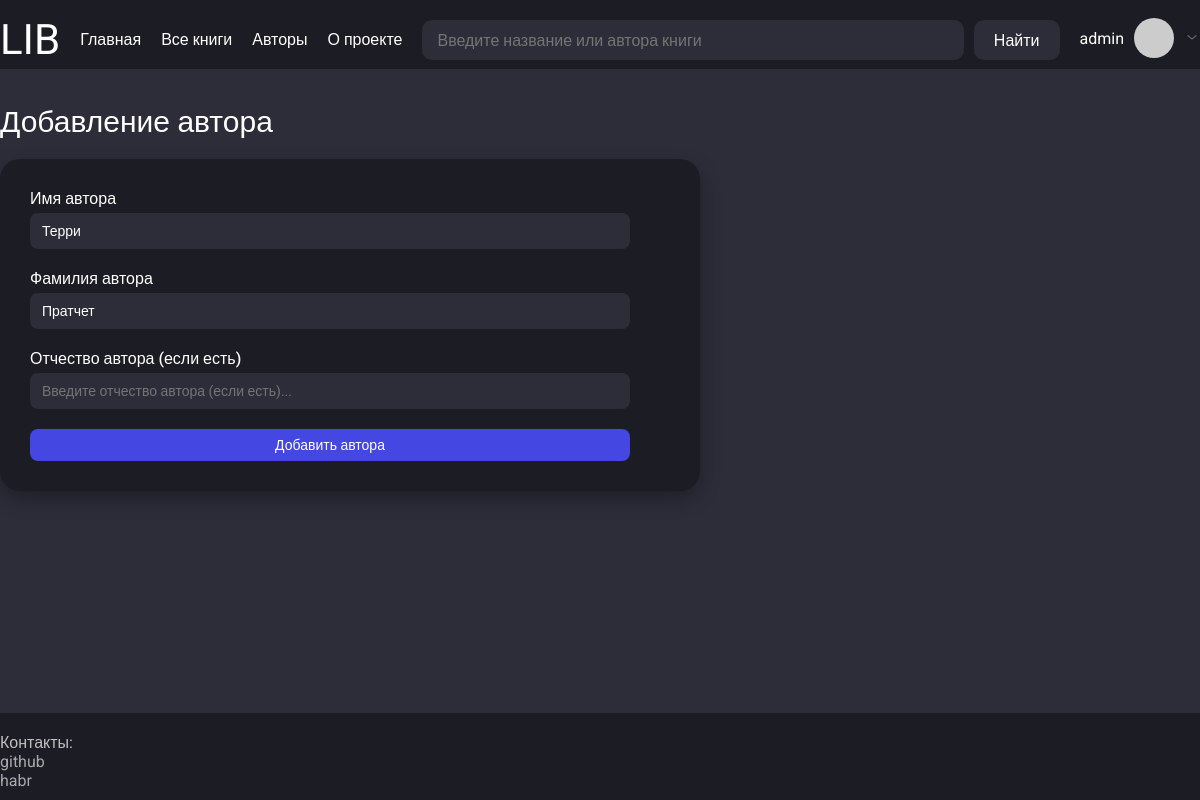
The page /authors/change_author/1 (signed in) on the database its author committed.
### app/models.py (models this page shows, shortened)
class User(UserMixin, db.Model):
    __tablename__ = "users"
    id = sa.Column(sa.Integer, primary_key=True, autoincrement=True)
    username = sa.Column(sa.String(50), index=True, unique=True, nullable=False)
    email = sa.Column(sa.String(120), index=True, unique=True, nullable=False)
    hashed_password = sa.Column(sa.String(256), nullable=True)
    status = sa.Column(sa.String(25), default="rejected", nullable=True)  # approved, pending
    role = sa.Column(sa.String(15), default="user", nullable=True)  # admin
    reviews = so.relationship("Review", back_populates="user", cascade="all, delete-orphan")
    books = so.relationship("Book", secondary=users_books, back_populates="users")
    def avatar(self, size):
        digest = md5(self.email.lower().encode('utf-8')).hexdigest()
        return f"https://www.gravatar.com/avatar/{digest}?s={size}&d=identicon"

class Author(db.Model):
    __tablename__ = "authors"
    id = sa.Column(sa.Integer, primary_key=True, autoincrement=True)
    name = sa.Column(sa.String(50), nullable=False, index=True)
    surname = sa.Column(sa.String(50), nullable=False, index=True)
    patronymic = sa.Column(sa.String(75), nullable=True)
    books = so.relationship("Book", secondary=authors_books, back_populates="authors")
    @classmethod
    def is_exists_id(cls, author_id):
        return db.session.query(cls).filter(cls.id == author_id).first()

### app/routes.py (the view, shortened to what this page needs)
@app.route("/authors/change_author/<int:author_id>")
@login_required
def change_author(author_id):
    if current_user.role != "admin":  # Если пользователь не админ
        return "У вас нет прав на это", 403
    author = Author.is_exists_id(author_id)
    if not author:
        return "Такого автора не существует", 404
    form = CreateAuthorForm(obj=author)  # Создаём форму
    params = {"title": "Добавление автора",
              "form": form,
              "change": "yes", # Флаг для html
              "local_css_file": "book.css"}
    return render_template("add_author.html", **params)

### app/forms.py
class CreateAuthorForm(FlaskForm):
    name = StringField("Имя автора", validators=[DataRequired(), Length(3, 50)])
    surname = StringField("Фамилия автора", validators=[DataRequired(), Length(3, 50)])
    patronymic = StringField("Отчество автора (если есть)", validators=[Length(0, 73)])

### app/models.py (called while the page is built)
@login.user_loader
def load_user(id):
    return db.session.get(User, int(id))

### app/templates/add_author.html (shortened to what this page needs)
{% extends "base.html" %}
{% block content %}
<div class="book-detail-section-for-add">
    <form method="POST" class="add-book-form">
        <div class="form-group">
            {{ form.name.label(class="form-label") }}
            {{ form.name(class="form-input", placeholder="Введите имя автора...") }}
        </div>
        <div class="form-group">
            {{ form.surname.label(class="form-label") }}
            {{ form.surname(class="form-input", placeholder="Введите фамилию автора...") }}
        </div>
        <div class="form-group">
            {{ form.patronymic.label(class="form-label") }}
            {{ form.patronymic(class="form-input", placeholder="Введите отчество автора (если есть)...") }}
        </div>
        <button type="submit" class="book-card-button">Добавить автора</button>
    </form>
</div>
{% endblock %}

### app/templates/base.html (shortened to what this page needs)
<!DOCTYPE html>
<html lang="ru">
<head>
    <link href="{{ url_for('static', filename='/css/style.css') }}" rel="stylesheet">
    {% if local_css_file %}
        <link href="{{ url_for('static', filename='/css/' ~ local_css_file) }}" rel="stylesheet">
    {% endif %}
</head>
<body>
    <div class="wrapper">
        <header class="header">
            <div class="container header-container">
                <div class="header-logo-container">
                    <p class="header-logo"><a href="{{ url_for('index') }}" class="header-logo-link">LIB</a></p>
                </div>
                <ul class="header-menu">
                    <li><a href="{{ url_for('index') }}" class="header-logo-link">Главная</a></li>
                    <li><a href="{{ url_for('books_list') }}" class="header-logo-link">Все книги</a></li>
                    <li><a href="{{ url_for('authors_list') }}" class="header-logo-link">Авторы</a></li>
                    <li><a href="{{ url_for('about_project') }}" class="header-logo-link">О проекте</a></li>
                </ul>
                <div class="header-search-container">
                        <input type="search" class="header-search" placeholder="Введите название или автора книги" id="ajax-search" name="search" autocomplete="off">
                        <button class="search-button-submit" id="search-button">Найти</button>
                </div>
                <div class="header-user-container">
                    {% if current_user.is_authenticated %}
                        <p class="header-user-nickname">
                            <a href="{{ url_for('user_account', username=current_user.username) }}" class="user-nickname-link">{{ current_user.username }}</a>
                        </p>
                        <img class="header-user-img" src="{{ current_user.avatar(60) }}" alt="Аватар">
                        <button class="arrow-userinfo-button">
                            <img class="header-arrow-down" src="{{ url_for('static', filename='images/arrow-ios-down.svg') }}" alt="Стрелка вниз">
                        </button>
                    {% else %}
                        <p class="header-user-nickname">
                            <a href="{{ url_for('register') }}" class="user-nickname-link">Зарегистрироваться</a>
                            <a href="{{ url_for('login') }}" class="user-nickname-link">Войти</a>
                        </p>
                    {% endif %}
                </div>
            </div>
        </header>
        <main class="main">
            <div class="container">
                <div class="main-container">
                    <h1 class="main-title">{{ title }}</h1>
                    {% block content %}{% endblock %}
                </div>
            </div>
        </main>
        <footer class="footer">
            <div class="container">
                <div class="footer-container">
                    <div class="footer-contact-container">
                        <p class="contact-title">Контакты:</p>
                        <ul class="contact-list">
                            <li><a href="https://github.com/taishakutenn" class="footer-contact-link">github</a></li>
                            <li><a href="https://habr.com/ru/users/taishakuten" class="footer-contact-link">habr</a></li>
                        </ul>
                    </div>
                </div>
            </div>
        </footer>
    </div>
</body>
</html>

### app/static/css/style.css (style rules this page uses)
html, body { margin: 0; padding: 0; height: 100%; font-family: 'Roboto', sans-serif; background-color: #2D2D3A; color: #FFFFFF; }
.wrapper { min-height: 100%; display: flex; flex-direction: column; }
.container { max-width: 1220px; width: 100%; margin: 0 auto; padding-top: 15px; padding-bottom: 5px; }
.header { background-color: #1C1C24; width: 100%; }
.header-container { display: flex; justify-content: space-between; align-items: flex-start; gap: 20px; flex-wrap: wrap; }
.header-logo { font-size: 42px; margin: 0; }
.header-logo-link { text-decoration: none; color: inherit; }
.header-menu { display: flex; gap: 20px; list-style: none; padding: 0; margin-top: 15px; }
.header-search-container { display: flex; gap: 10px; flex-grow: 1; margin-top: 5px; position: relative; }
.header-search { background-color: #2D2D3A; border: none; border-radius: 10px; padding: 10px 15px; color: white; flex-grow: 1; height: 40px; box-sizing: border-box; }
.search-button-submit { background-color: #2D2D3A; border: none; border-radius: 10px; color: white; padding: 0 20px; height: 40px; cursor: pointer; box-sizing: border-box; }
.header-user-container { position: relative; display: flex; align-items: center; gap: 10px; margin-top: 3px; }
.header-user-nickname { margin: 0; }
.user-nickname-link { text-decoration: none; color: inherit; }
.header-user-img { width: 40px; height: 40px; border-radius: 50%; }
.arrow-userinfo-button { background: none; border: none; cursor: pointer; }
.header-arrow-down { width: 16px; height: 16px; }
.main { flex-grow: 1; padding: 20px 0; }
.main-container { display: flex; flex-direction: column; }
.main-title { font-size: 30px; }
.footer { background-color: #1C1C24; width: 100%; padding: 5px 0; }
.footer-container { display: flex; justify-content: space-between; }
.footer-contact-container { display: flex; flex-direction: column; }
.contact-title { color: #C0C0C0; }
.contact-list { margin-top: a; }
.footer-contact-link { color: #A9A9A9; text-decoration: none; }

### app/static/css/book.css (style rules this page uses)
.book-card-button { background-color: #4447E2; color: white; padding: 8px 14px; border-radius: 8px; text-decoration: none; font-size: 14px; transition: background-color 0.2s; }
.book-detail-section-for-add { margin-top: 20px; max-width: 700px; background-color: #1C1C24; border-radius: 20px; padding: 30px; display: flex; flex-direction: column; gap: 20px; box-shadow: 0 8px 20px rgba(0, 0, 0, 0.3); }
.add-book-form { display: flex; flex-direction: column; gap: 20px; max-width: 600px; }
.form-group { display: flex; flex-direction: column; }
.form-label { font-size: 16px; font-weight: 500; margin-bottom: 5px; color: #ffffff; }
.form-input { padding: 10px 12px; border-radius: 8px; border: none; background-color: #2D2D3A; color: white; font-size: 14px; outline: none; }

### rows shown on the page
User: username "admin"
Author: name "Терри", surname "Пратчет"

### other values the page prints
{{ title }} "Добавление автора"
